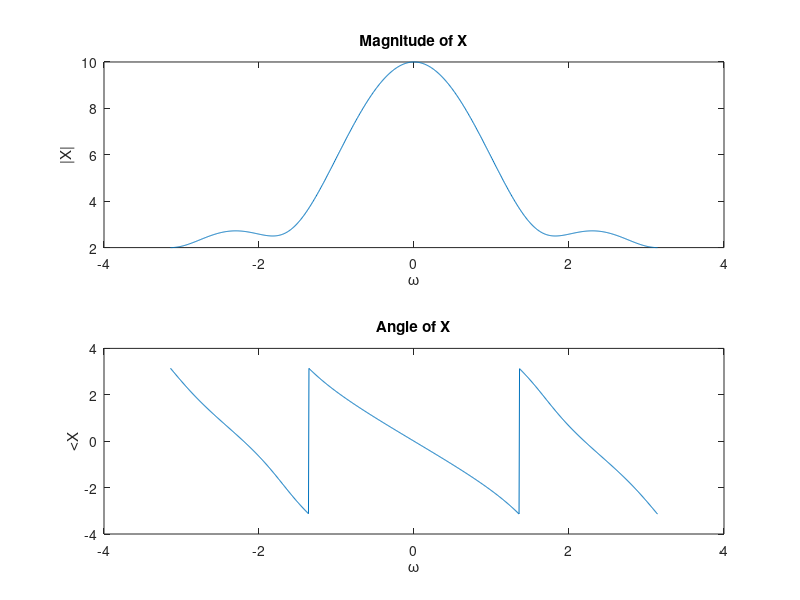

The MATLAB script that drew this image:
clc;
close all;
clear all;
x=[1,2,3,4]; 
N=length(x);
n=0:N-1;
w=linspace(-pi,pi,1000);
X=zeros(1,length(w));
for k=1:length(w)
    X(k)=sum(x .* exp(-1j * w(k) * n));
end
disp(X);

subplot(2,1,1);
plot(w,abs(X));
title("Magnitude of X");
xlabel('\omega');
ylabel('|X|');

subplot(2,1,2);
plot(w,angle(X));
title("Angle of X");
xlabel('\omega');
ylabel('<X');
